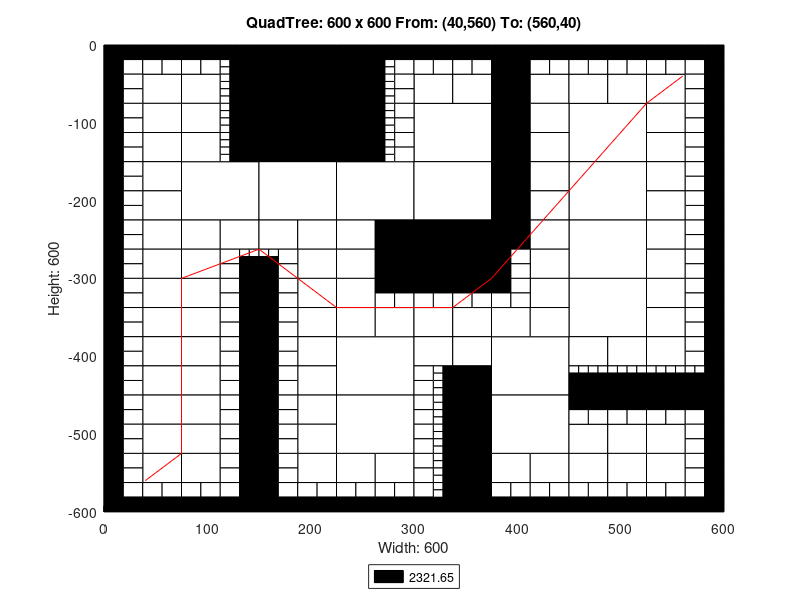

Source code (MATLAB):
axis([0 600 -600 0]);
title('QuadTree: 600 x 600 From: (40,560) To: (560,40)');
xlabel('Width: 600');
ylabel('Height: 600');
rectangle('Position',[150 -75 75 75], 'FaceColor',[0 0 0]);
rectangle('Position',[150 -150 75 75], 'FaceColor',[0 0 0]);
rectangle('Position',[75 -225 75 75], 'FaceColor',[1 1 1]);
rectangle('Position',[150 -225 75 75], 'FaceColor',[1 1 1]);
rectangle('Position',[225 -225 75 75], 'FaceColor',[1 1 1]);
rectangle('Position',[300 -150 75 75], 'FaceColor',[1 1 1]);
rectangle('Position',[450 -150 75 75], 'FaceColor',[1 1 1]);
rectangle('Position',[300 -225 75 75], 'FaceColor',[1 1 1]);
rectangle('Position',[300 -300 75 75], 'FaceColor',[0 0 0]);
rectangle('Position',[450 -225 75 75], 'FaceColor',[1 1 1]);
rectangle('Position',[450 -300 75 75], 'FaceColor',[1 1 1]);
rectangle('Position',[225 -450 75 75], 'FaceColor',[1 1 1]);
rectangle('Position',[225 -525 75 75], 'FaceColor',[1 1 1]);
rectangle('Position',[375 -450 75 75], 'FaceColor',[1 1 1]);
rectangle('Position',[450 -375 75 75], 'FaceColor',[1 1 1]);
rectangle('Position',[375 -525 75 75], 'FaceColor',[1 1 1]);
rectangle('Position',[37.5 -75 37.5 37.5], 'FaceColor',[1 1 1]);
rectangle('Position',[75 -75 37.5 37.5], 'FaceColor',[1 1 1]);
rectangle('Position',[37.5 -112.5 37.5 37.5], 'FaceColor',[1 1 1]);
rectangle('Position',[37.5 -150 37.5 37.5], 'FaceColor',[1 1 1]);
rectangle('Position',[75 -112.5 37.5 37.5], 'FaceColor',[1 1 1]);
rectangle('Position',[75 -150 37.5 37.5], 'FaceColor',[1 1 1]);
rectangle('Position',[225 -37.5 37.5 37.5], 'FaceColor',[0 0 0]);
rectangle('Position',[225 -75 37.5 37.5], 'FaceColor',[0 0 0]);
rectangle('Position',[225 -112.5 37.5 37.5], 'FaceColor',[0 0 0]);
rectangle('Position',[225 -150 37.5 37.5], 'FaceColor',[0 0 0]);
rectangle('Position',[37.5 -187.5 37.5 37.5], 'FaceColor',[1 1 1]);
rectangle('Position',[37.5 -225 37.5 37.5], 'FaceColor',[1 1 1]);
rectangle('Position',[37.5 -262.5 37.5 37.5], 'FaceColor',[1 1 1]);
rectangle('Position',[37.5 -300 37.5 37.5], 'FaceColor',[1 1 1]);
rectangle('Position',[75 -262.5 37.5 37.5], 'FaceColor',[1 1 1]);
rectangle('Position',[112.5 -262.5 37.5 37.5], 'FaceColor',[1 1 1]);
rectangle('Position',[75 -300 37.5 37.5], 'FaceColor',[1 1 1]);
rectangle('Position',[150 -262.5 37.5 37.5], 'FaceColor',[1 1 1]);
rectangle('Position',[187.5 -262.5 37.5 37.5], 'FaceColor',[1 1 1]);
rectangle('Position',[187.5 -300 37.5 37.5], 'FaceColor',[1 1 1]);
rectangle('Position',[225 -262.5 37.5 37.5], 'FaceColor',[1 1 1]);
rectangle('Position',[262.5 -262.5 37.5 37.5], 'FaceColor',[0 0 0]);
rectangle('Position',[225 -300 37.5 37.5], 'FaceColor',[1 1 1]);
rectangle('Position',[262.5 -300 37.5 37.5], 'FaceColor',[0 0 0]);
rectangle('Position',[300 -75 37.5 37.5], 'FaceColor',[1 1 1]);
rectangle('Position',[337.5 -75 37.5 37.5], 'FaceColor',[1 1 1]);
rectangle('Position',[375 -37.5 37.5 37.5], 'FaceColor',[0 0 0]);
rectangle('Position',[375 -75 37.5 37.5], 'FaceColor',[0 0 0]);
rectangle('Position',[412.5 -75 37.5 37.5], 'FaceColor',[1 1 1]);
rectangle('Position',[375 -112.5 37.5 37.5], 'FaceColor',[0 0 0]);
rectangle('Position',[412.5 -112.5 37.5 37.5], 'FaceColor',[1 1 1]);
rectangle('Position',[375 -150 37.5 37.5], 'FaceColor',[0 0 0]);
rectangle('Position',[412.5 -150 37.5 37.5], 'FaceColor',[1 1 1]);
rectangle('Position',[450 -75 37.5 37.5], 'FaceColor',[1 1 1]);
rectangle('Position',[487.5 -75 37.5 37.5], 'FaceColor',[1 1 1]);
rectangle('Position',[525 -75 37.5 37.5], 'FaceColor',[1 1 1]);
rectangle('Position',[525 -112.5 37.5 37.5], 'FaceColor',[1 1 1]);
rectangle('Position',[525 -150 37.5 37.5], 'FaceColor',[1 1 1]);
rectangle('Position',[375 -187.5 37.5 37.5], 'FaceColor',[0 0 0]);
rectangle('Position',[412.5 -187.5 37.5 37.5], 'FaceColor',[1 1 1]);
rectangle('Position',[375 -225 37.5 37.5], 'FaceColor',[0 0 0]);
rectangle('Position',[412.5 -225 37.5 37.5], 'FaceColor',[1 1 1]);
rectangle('Position',[375 -262.5 37.5 37.5], 'FaceColor',[0 0 0]);
rectangle('Position',[412.5 -262.5 37.5 37.5], 'FaceColor',[1 1 1]);
rectangle('Position',[412.5 -300 37.5 37.5], 'FaceColor',[1 1 1]);
rectangle('Position',[525 -187.5 37.5 37.5], 'FaceColor',[1 1 1]);
rectangle('Position',[525 -225 37.5 37.5], 'FaceColor',[1 1 1]);
rectangle('Position',[525 -262.5 37.5 37.5], 'FaceColor',[1 1 1]);
rectangle('Position',[525 -300 37.5 37.5], 'FaceColor',[1 1 1]);
rectangle('Position',[37.5 -337.5 37.5 37.5], 'FaceColor',[1 1 1]);
rectangle('Position',[37.5 -375 37.5 37.5], 'FaceColor',[1 1 1]);
rectangle('Position',[75 -337.5 37.5 37.5], 'FaceColor',[1 1 1]);
rectangle('Position',[75 -375 37.5 37.5], 'FaceColor',[1 1 1]);
rectangle('Position',[37.5 -412.5 37.5 37.5], 'FaceColor',[1 1 1]);
rectangle('Position',[37.5 -450 37.5 37.5], 'FaceColor',[1 1 1]);
rectangle('Position',[75 -412.5 37.5 37.5], 'FaceColor',[1 1 1]);
rectangle('Position',[75 -450 37.5 37.5], 'FaceColor',[1 1 1]);
rectangle('Position',[187.5 -337.5 37.5 37.5], 'FaceColor',[1 1 1]);
rectangle('Position',[187.5 -375 37.5 37.5], 'FaceColor',[1 1 1]);
rectangle('Position',[225 -337.5 37.5 37.5], 'FaceColor',[1 1 1]);
rectangle('Position',[225 -375 37.5 37.5], 'FaceColor',[1 1 1]);
rectangle('Position',[262.5 -375 37.5 37.5], 'FaceColor',[1 1 1]);
rectangle('Position',[187.5 -412.5 37.5 37.5], 'FaceColor',[1 1 1]);
rectangle('Position',[187.5 -450 37.5 37.5], 'FaceColor',[1 1 1]);
rectangle('Position',[37.5 -487.5 37.5 37.5], 'FaceColor',[1 1 1]);
rectangle('Position',[37.5 -525 37.5 37.5], 'FaceColor',[1 1 1]);
rectangle('Position',[75 -487.5 37.5 37.5], 'FaceColor',[1 1 1]);
rectangle('Position',[75 -525 37.5 37.5], 'FaceColor',[1 1 1]);
rectangle('Position',[37.5 -562.5 37.5 37.5], 'FaceColor',[1 1 1]);
rectangle('Position',[75 -562.5 37.5 37.5], 'FaceColor',[1 1 1]);
rectangle('Position',[187.5 -487.5 37.5 37.5], 'FaceColor',[1 1 1]);
rectangle('Position',[187.5 -525 37.5 37.5], 'FaceColor',[1 1 1]);
rectangle('Position',[187.5 -562.5 37.5 37.5], 'FaceColor',[1 1 1]);
rectangle('Position',[225 -562.5 37.5 37.5], 'FaceColor',[1 1 1]);
rectangle('Position',[262.5 -562.5 37.5 37.5], 'FaceColor',[1 1 1]);
rectangle('Position',[300 -375 37.5 37.5], 'FaceColor',[1 1 1]);
rectangle('Position',[337.5 -375 37.5 37.5], 'FaceColor',[1 1 1]);
rectangle('Position',[412.5 -337.5 37.5 37.5], 'FaceColor',[1 1 1]);
rectangle('Position',[375 -375 37.5 37.5], 'FaceColor',[1 1 1]);
rectangle('Position',[412.5 -375 37.5 37.5], 'FaceColor',[1 1 1]);
rectangle('Position',[300 -412.5 37.5 37.5], 'FaceColor',[1 1 1]);
rectangle('Position',[337.5 -412.5 37.5 37.5], 'FaceColor',[1 1 1]);
rectangle('Position',[337.5 -450 37.5 37.5], 'FaceColor',[0 0 0]);
rectangle('Position',[525 -337.5 37.5 37.5], 'FaceColor',[1 1 1]);
rectangle('Position',[525 -375 37.5 37.5], 'FaceColor',[1 1 1]);
rectangle('Position',[450 -412.5 37.5 37.5], 'FaceColor',[1 1 1]);
rectangle('Position',[487.5 -412.5 37.5 37.5], 'FaceColor',[1 1 1]);
rectangle('Position',[525 -412.5 37.5 37.5], 'FaceColor',[1 1 1]);
rectangle('Position',[337.5 -487.5 37.5 37.5], 'FaceColor',[0 0 0]);
rectangle('Position',[337.5 -525 37.5 37.5], 'FaceColor',[0 0 0]);
rectangle('Position',[337.5 -562.5 37.5 37.5], 'FaceColor',[0 0 0]);
rectangle('Position',[337.5 -600 37.5 37.5], 'FaceColor',[0 0 0]);
rectangle('Position',[375 -562.5 37.5 37.5], 'FaceColor',[1 1 1]);
rectangle('Position',[412.5 -562.5 37.5 37.5], 'FaceColor',[1 1 1]);
rectangle('Position',[450 -525 37.5 37.5], 'FaceColor',[1 1 1]);
rectangle('Position',[487.5 -525 37.5 37.5], 'FaceColor',[1 1 1]);
rectangle('Position',[525 -525 37.5 37.5], 'FaceColor',[1 1 1]);
rectangle('Position',[450 -562.5 37.5 37.5], 'FaceColor',[1 1 1]);
rectangle('Position',[487.5 -562.5 37.5 37.5], 'FaceColor',[1 1 1]);
rectangle('Position',[525 -562.5 37.5 37.5], 'FaceColor',[1 1 1]);
rectangle('Position',[0 -18.75 18.75 18.75], 'FaceColor',[0 0 0]);
rectangle('Position',[18.75 -18.75 18.75 18.75], 'FaceColor',[0 0 0]);
rectangle('Position',[0 -37.5 18.75 18.75], 'FaceColor',[0 0 0]);
rectangle('Position',[18.75 -37.5 18.75 18.75], 'FaceColor',[1 1 1]);
rectangle('Position',[37.5 -18.75 18.75 18.75], 'FaceColor',[0 0 0]);
rectangle('Position',[56.25 -18.75 18.75 18.75], 'FaceColor',[0 0 0]);
rectangle('Position',[37.5 -37.5 18.75 18.75], 'FaceColor',[1 1 1]);
rectangle('Position',[56.25 -37.5 18.75 18.75], 'FaceColor',[1 1 1]);
rectangle('Position',[0 -56.25 18.75 18.75], 'FaceColor',[0 0 0]);
rectangle('Position',[18.75 -56.25 18.75 18.75], 'FaceColor',[1 1 1]);
rectangle('Position',[0 -75 18.75 18.75], 'FaceColor',[0 0 0]);
rectangle('Position',[18.75 -75 18.75 18.75], 'FaceColor',[1 1 1]);
rectangle('Position',[75 -18.75 18.75 18.75], 'FaceColor',[0 0 0]);
rectangle('Position',[93.75 -18.75 18.75 18.75], 'FaceColor',[0 0 0]);
rectangle('Position',[75 -37.5 18.75 18.75], 'FaceColor',[1 1 1]);
rectangle('Position',[93.75 -37.5 18.75 18.75], 'FaceColor',[1 1 1]);
rectangle('Position',[112.5 -18.75 18.75 18.75], 'FaceColor',[0 0 0]);
rectangle('Position',[131.25 -18.75 18.75 18.75], 'FaceColor',[0 0 0]);
rectangle('Position',[131.25 -37.5 18.75 18.75], 'FaceColor',[0 0 0]);
rectangle('Position',[131.25 -56.25 18.75 18.75], 'FaceColor',[0 0 0]);
rectangle('Position',[131.25 -75 18.75 18.75], 'FaceColor',[0 0 0]);
rectangle('Position',[0 -93.75 18.75 18.75], 'FaceColor',[0 0 0]);
rectangle('Position',[18.75 -93.75 18.75 18.75], 'FaceColor',[1 1 1]);
rectangle('Position',[0 -112.5 18.75 18.75], 'FaceColor',[0 0 0]);
rectangle('Position',[18.75 -112.5 18.75 18.75], 'FaceColor',[1 1 1]);
rectangle('Position',[0 -131.25 18.75 18.75], 'FaceColor',[0 0 0]);
rectangle('Position',[18.75 -131.25 18.75 18.75], 'FaceColor',[1 1 1]);
rectangle('Position',[0 -150 18.75 18.75], 'FaceColor',[0 0 0]);
rectangle('Position',[18.75 -150 18.75 18.75], 'FaceColor',[1 1 1]);
rectangle('Position',[131.25 -93.75 18.75 18.75], 'FaceColor',[0 0 0]);
rectangle('Position',[131.25 -112.5 18.75 18.75], 'FaceColor',[0 0 0]);
rectangle('Position',[131.25 -131.25 18.75 18.75], 'FaceColor',[0 0 0]);
rectangle('Position',[131.25 -150 18.75 18.75], 'FaceColor',[0 0 0]);
rectangle('Position',[262.5 -18.75 18.75 18.75], 'FaceColor',[0 0 0]);
rectangle('Position',[281.25 -18.75 18.75 18.75], 'FaceColor',[0 0 0]);
rectangle('Position',[281.25 -37.5 18.75 18.75], 'FaceColor',[1 1 1]);
rectangle('Position',[281.25 -56.25 18.75 18.75], 'FaceColor',[1 1 1]);
rectangle('Position',[281.25 -75 18.75 18.75], 'FaceColor',[1 1 1]);
rectangle('Position',[281.25 -93.75 18.75 18.75], 'FaceColor',[1 1 1]);
rectangle('Position',[281.25 -112.5 18.75 18.75], 'FaceColor',[1 1 1]);
rectangle('Position',[281.25 -131.25 18.75 18.75], 'FaceColor',[1 1 1]);
rectangle('Position',[281.25 -150 18.75 18.75], 'FaceColor',[1 1 1]);
rectangle('Position',[0 -168.75 18.75 18.75], 'FaceColor',[0 0 0]);
rectangle('Position',[18.75 -168.75 18.75 18.75], 'FaceColor',[1 1 1]);
rectangle('Position',[0 -187.5 18.75 18.75], 'FaceColor',[0 0 0]);
rectangle('Position',[18.75 -187.5 18.75 18.75], 'FaceColor',[1 1 1]);
rectangle('Position',[0 -206.25 18.75 18.75], 'FaceColor',[0 0 0]);
rectangle('Position',[18.75 -206.25 18.75 18.75], 'FaceColor',[1 1 1]);
rectangle('Position',[0 -225 18.75 18.75], 'FaceColor',[0 0 0]);
rectangle('Position',[18.75 -225 18.75 18.75], 'FaceColor',[1 1 1]);
rectangle('Position',[0 -243.75 18.75 18.75], 'FaceColor',[0 0 0]);
rectangle('Position',[18.75 -243.75 18.75 18.75], 'FaceColor',[1 1 1]);
rectangle('Position',[0 -262.5 18.75 18.75], 'FaceColor',[0 0 0]);
rectangle('Position',[18.75 -262.5 18.75 18.75], 'FaceColor',[1 1 1]);
rectangle('Position',[0 -281.25 18.75 18.75], 'FaceColor',[0 0 0]);
rectangle('Position',[18.75 -281.25 18.75 18.75], 'FaceColor',[1 1 1]);
rectangle('Position',[0 -300 18.75 18.75], 'FaceColor',[0 0 0]);
rectangle('Position',[18.75 -300 18.75 18.75], 'FaceColor',[1 1 1]);
rectangle('Position',[112.5 -281.25 18.75 18.75], 'FaceColor',[1 1 1]);
rectangle('Position',[112.5 -300 18.75 18.75], 'FaceColor',[1 1 1]);
rectangle('Position',[131.25 -300 18.75 18.75], 'FaceColor',[0 0 0]);
rectangle('Position',[168.75 -281.25 18.75 18.75], 'FaceColor',[1 1 1]);
rectangle('Position',[150 -300 18.75 18.75], 'FaceColor',[0 0 0]);
rectangle('Position',[168.75 -300 18.75 18.75], 'FaceColor',[1 1 1]);
rectangle('Position',[300 -18.75 18.75 18.75], 'FaceColor',[0 0 0]);
rectangle('Position',[318.75 -18.75 18.75 18.75], 'FaceColor',[0 0 0]);
rectangle('Position',[300 -37.5 18.75 18.75], 'FaceColor',[1 1 1]);
rectangle('Position',[318.75 -37.5 18.75 18.75], 'FaceColor',[1 1 1]);
rectangle('Position',[337.5 -18.75 18.75 18.75], 'FaceColor',[0 0 0]);
rectangle('Position',[356.25 -18.75 18.75 18.75], 'FaceColor',[0 0 0]);
rectangle('Position',[337.5 -37.5 18.75 18.75], 'FaceColor',[1 1 1]);
rectangle('Position',[356.25 -37.5 18.75 18.75], 'FaceColor',[1 1 1]);
rectangle('Position',[412.5 -18.75 18.75 18.75], 'FaceColor',[0 0 0]);
rectangle('Position',[431.25 -18.75 18.75 18.75], 'FaceColor',[0 0 0]);
rectangle('Position',[412.5 -37.5 18.75 18.75], 'FaceColor',[1 1 1]);
rectangle('Position',[431.25 -37.5 18.75 18.75], 'FaceColor',[1 1 1]);
rectangle('Position',[450 -18.75 18.75 18.75], 'FaceColor',[0 0 0]);
rectangle('Position',[468.75 -18.75 18.75 18.75], 'FaceColor',[0 0 0]);
rectangle('Position',[450 -37.5 18.75 18.75], 'FaceColor',[1 1 1]);
rectangle('Position',[468.75 -37.5 18.75 18.75], 'FaceColor',[1 1 1]);
rectangle('Position',[487.5 -18.75 18.75 18.75], 'FaceColor',[0 0 0]);
rectangle('Position',[506.25 -18.75 18.75 18.75], 'FaceColor',[0 0 0]);
rectangle('Position',[487.5 -37.5 18.75 18.75], 'FaceColor',[1 1 1]);
rectangle('Position',[506.25 -37.5 18.75 18.75], 'FaceColor',[1 1 1]);
rectangle('Position',[525 -18.75 18.75 18.75], 'FaceColor',[0 0 0]);
rectangle('Position',[543.75 -18.75 18.75 18.75], 'FaceColor',[0 0 0]);
rectangle('Position',[525 -37.5 18.75 18.75], 'FaceColor',[1 1 1]);
rectangle('Position',[543.75 -37.5 18.75 18.75], 'FaceColor',[1 1 1]);
rectangle('Position',[562.5 -18.75 18.75 18.75], 'FaceColor',[0 0 0]);
rectangle('Position',[581.25 -18.75 18.75 18.75], 'FaceColor',[0 0 0]);
rectangle('Position',[562.5 -37.5 18.75 18.75], 'FaceColor',[1 1 1]);
rectangle('Position',[581.25 -37.5 18.75 18.75], 'FaceColor',[0 0 0]);
rectangle('Position',[562.5 -56.25 18.75 18.75], 'FaceColor',[1 1 1]);
rectangle('Position',[581.25 -56.25 18.75 18.75], 'FaceColor',[0 0 0]);
rectangle('Position',[562.5 -75 18.75 18.75], 'FaceColor',[1 1 1]);
rectangle('Position',[581.25 -75 18.75 18.75], 'FaceColor',[0 0 0]);
rectangle('Position',[562.5 -93.75 18.75 18.75], 'FaceColor',[1 1 1]);
rectangle('Position',[581.25 -93.75 18.75 18.75], 'FaceColor',[0 0 0]);
rectangle('Position',[562.5 -112.5 18.75 18.75], 'FaceColor',[1 1 1]);
rectangle('Position',[581.25 -112.5 18.75 18.75], 'FaceColor',[0 0 0]);
rectangle('Position',[562.5 -131.25 18.75 18.75], 'FaceColor',[1 1 1]);
rectangle('Position',[581.25 -131.25 18.75 18.75], 'FaceColor',[0 0 0]);
rectangle('Position',[562.5 -150 18.75 18.75], 'FaceColor',[1 1 1]);
rectangle('Position',[581.25 -150 18.75 18.75], 'FaceColor',[0 0 0]);
rectangle('Position',[375 -281.25 18.75 18.75], 'FaceColor',[0 0 0]);
rectangle('Position',[393.75 -281.25 18.75 18.75], 'FaceColor',[1 1 1]);
rectangle('Position',[375 -300 18.75 18.75], 'FaceColor',[0 0 0]);
rectangle('Position',[393.75 -300 18.75 18.75], 'FaceColor',[1 1 1]);
rectangle('Position',[562.5 -168.75 18.75 18.75], 'FaceColor',[1 1 1]);
rectangle('Position',[581.25 -168.75 18.75 18.75], 'FaceColor',[0 0 0]);
rectangle('Position',[562.5 -187.5 18.75 18.75], 'FaceColor',[1 1 1]);
rectangle('Position',[581.25 -187.5 18.75 18.75], 'FaceColor',[0 0 0]);
rectangle('Position',[562.5 -206.25 18.75 18.75], 'FaceColor',[1 1 1]);
rectangle('Position',[581.25 -206.25 18.75 18.75], 'FaceColor',[0 0 0]);
rectangle('Position',[562.5 -225 18.75 18.75], 'FaceColor',[1 1 1]);
rectangle('Position',[581.25 -225 18.75 18.75], 'FaceColor',[0 0 0]);
rectangle('Position',[562.5 -243.75 18.75 18.75], 'FaceColor',[1 1 1]);
rectangle('Position',[581.25 -243.75 18.75 18.75], 'FaceColor',[0 0 0]);
rectangle('Position',[562.5 -262.5 18.75 18.75], 'FaceColor',[1 1 1]);
rectangle('Position',[581.25 -262.5 18.75 18.75], 'FaceColor',[0 0 0]);
rectangle('Position',[562.5 -281.25 18.75 18.75], 'FaceColor',[1 1 1]);
rectangle('Position',[581.25 -281.25 18.75 18.75], 'FaceColor',[0 0 0]);
rectangle('Position',[562.5 -300 18.75 18.75], 'FaceColor',[1 1 1]);
rectangle('Position',[581.25 -300 18.75 18.75], 'FaceColor',[0 0 0]);
rectangle('Position',[0 -318.75 18.75 18.75], 'FaceColor',[0 0 0]);
rectangle('Position',[18.75 -318.75 18.75 18.75], 'FaceColor',[1 1 1]);
rectangle('Position',[0 -337.5 18.75 18.75], 'FaceColor',[0 0 0]);
rectangle('Position',[18.75 -337.5 18.75 18.75], 'FaceColor',[1 1 1]);
rectangle('Position',[0 -356.25 18.75 18.75], 'FaceColor',[0 0 0]);
rectangle('Position',[18.75 -356.25 18.75 18.75], 'FaceColor',[1 1 1]);
rectangle('Position',[0 -375 18.75 18.75], 'FaceColor',[0 0 0]);
rectangle('Position',[18.75 -375 18.75 18.75], 'FaceColor',[1 1 1]);
rectangle('Position',[112.5 -318.75 18.75 18.75], 'FaceColor',[1 1 1]);
rectangle('Position',[131.25 -318.75 18.75 18.75], 'FaceColor',[0 0 0]);
rectangle('Position',[112.5 -337.5 18.75 18.75], 'FaceColor',[1 1 1]);
rectangle('Position',[131.25 -337.5 18.75 18.75], 'FaceColor',[0 0 0]);
rectangle('Position',[112.5 -356.25 18.75 18.75], 'FaceColor',[1 1 1]);
rectangle('Position',[131.25 -356.25 18.75 18.75], 'FaceColor',[0 0 0]);
rectangle('Position',[112.5 -375 18.75 18.75], 'FaceColor',[1 1 1]);
rectangle('Position',[131.25 -375 18.75 18.75], 'FaceColor',[0 0 0]);
rectangle('Position',[0 -393.75 18.75 18.75], 'FaceColor',[0 0 0]);
rectangle('Position',[18.75 -393.75 18.75 18.75], 'FaceColor',[1 1 1]);
rectangle('Position',[0 -412.5 18.75 18.75], 'FaceColor',[0 0 0]);
rectangle('Position',[18.75 -412.5 18.75 18.75], 'FaceColor',[1 1 1]);
rectangle('Position',[0 -431.25 18.75 18.75], 'FaceColor',[0 0 0]);
rectangle('Position',[18.75 -431.25 18.75 18.75], 'FaceColor',[1 1 1]);
rectangle('Position',[0 -450 18.75 18.75], 'FaceColor',[0 0 0]);
rectangle('Position',[18.75 -450 18.75 18.75], 'FaceColor',[1 1 1]);
rectangle('Position',[112.5 -393.75 18.75 18.75], 'FaceColor',[1 1 1]);
rectangle('Position',[131.25 -393.75 18.75 18.75], 'FaceColor',[0 0 0]);
rectangle('Position',[112.5 -412.5 18.75 18.75], 'FaceColor',[1 1 1]);
rectangle('Position',[131.25 -412.5 18.75 18.75], 'FaceColor',[0 0 0]);
rectangle('Position',[112.5 -431.25 18.75 18.75], 'FaceColor',[1 1 1]);
rectangle('Position',[131.25 -431.25 18.75 18.75], 'FaceColor',[0 0 0]);
rectangle('Position',[112.5 -450 18.75 18.75], 'FaceColor',[1 1 1]);
rectangle('Position',[131.25 -450 18.75 18.75], 'FaceColor',[0 0 0]);
rectangle('Position',[150 -318.75 18.75 18.75], 'FaceColor',[0 0 0]);
rectangle('Position',[168.75 -318.75 18.75 18.75], 'FaceColor',[1 1 1]);
rectangle('Position',[150 -337.5 18.75 18.75], 'FaceColor',[0 0 0]);
rectangle('Position',[168.75 -337.5 18.75 18.75], 'FaceColor',[1 1 1]);
rectangle('Position',[150 -356.25 18.75 18.75], 'FaceColor',[0 0 0]);
rectangle('Position',[168.75 -356.25 18.75 18.75], 'FaceColor',[1 1 1]);
rectangle('Position',[150 -375 18.75 18.75], 'FaceColor',[0 0 0]);
rectangle('Position',[168.75 -375 18.75 18.75], 'FaceColor',[1 1 1]);
rectangle('Position',[262.5 -318.75 18.75 18.75], 'FaceColor',[0 0 0]);
rectangle('Position',[281.25 -318.75 18.75 18.75], 'FaceColor',[0 0 0]);
rectangle('Position',[262.5 -337.5 18.75 18.75], 'FaceColor',[1 1 1]);
rectangle('Position',[281.25 -337.5 18.75 18.75], 'FaceColor',[1 1 1]);
rectangle('Position',[150 -393.75 18.75 18.75], 'FaceColor',[0 0 0]);
rectangle('Position',[168.75 -393.75 18.75 18.75], 'FaceColor',[1 1 1]);
rectangle('Position',[150 -412.5 18.75 18.75], 'FaceColor',[0 0 0]);
rectangle('Position',[168.75 -412.5 18.75 18.75], 'FaceColor',[1 1 1]);
rectangle('Position',[150 -431.25 18.75 18.75], 'FaceColor',[0 0 0]);
rectangle('Position',[168.75 -431.25 18.75 18.75], 'FaceColor',[1 1 1]);
rectangle('Position',[150 -450 18.75 18.75], 'FaceColor',[0 0 0]);
rectangle('Position',[168.75 -450 18.75 18.75], 'FaceColor',[1 1 1]);
rectangle('Position',[0 -468.75 18.75 18.75], 'FaceColor',[0 0 0]);
rectangle('Position',[18.75 -468.75 18.75 18.75], 'FaceColor',[1 1 1]);
rectangle('Position',[0 -487.5 18.75 18.75], 'FaceColor',[0 0 0]);
rectangle('Position',[18.75 -487.5 18.75 18.75], 'FaceColor',[1 1 1]);
rectangle('Position',[0 -506.25 18.75 18.75], 'FaceColor',[0 0 0]);
rectangle('Position',[18.75 -506.25 18.75 18.75], 'FaceColor',[1 1 1]);
rectangle('Position',[0 -525 18.75 18.75], 'FaceColor',[0 0 0]);
rectangle('Position',[18.75 -525 18.75 18.75], 'FaceColor',[1 1 1]);
rectangle('Position',[112.5 -468.75 18.75 18.75], 'FaceColor',[1 1 1]);
rectangle('Position',[131.25 -468.75 18.75 18.75], 'FaceColor',[0 0 0]);
rectangle('Position',[112.5 -487.5 18.75 18.75], 'FaceColor',[1 1 1]);
rectangle('Position',[131.25 -487.5 18.75 18.75], 'FaceColor',[0 0 0]);
rectangle('Position',[112.5 -506.25 18.75 18.75], 'FaceColor',[1 1 1]);
rectangle('Position',[131.25 -506.25 18.75 18.75], 'FaceColor',[0 0 0]);
rectangle('Position',[112.5 -525 18.75 18.75], 'FaceColor',[1 1 1]);
rectangle('Position',[131.25 -525 18.75 18.75], 'FaceColor',[0 0 0]);
rectangle('Position',[0 -543.75 18.75 18.75], 'FaceColor',[0 0 0]);
rectangle('Position',[18.75 -543.75 18.75 18.75], 'FaceColor',[1 1 1]);
rectangle('Position',[0 -562.5 18.75 18.75], 'FaceColor',[0 0 0]);
rectangle('Position',[18.75 -562.5 18.75 18.75], 'FaceColor',[1 1 1]);
rectangle('Position',[0 -581.25 18.75 18.75], 'FaceColor',[0 0 0]);
rectangle('Position',[18.75 -581.25 18.75 18.75], 'FaceColor',[1 1 1]);
rectangle('Position',[0 -600 18.75 18.75], 'FaceColor',[0 0 0]);
rectangle('Position',[18.75 -600 18.75 18.75], 'FaceColor',[0 0 0]);
rectangle('Position',[37.5 -581.25 18.75 18.75], 'FaceColor',[1 1 1]);
rectangle('Position',[56.25 -581.25 18.75 18.75], 'FaceColor',[1 1 1]);
rectangle('Position',[37.5 -600 18.75 18.75], 'FaceColor',[0 0 0]);
rectangle('Position',[56.25 -600 18.75 18.75], 'FaceColor',[0 0 0]);
rectangle('Position',[112.5 -543.75 18.75 18.75], 'FaceColor',[1 1 1]);
rectangle('Position',[131.25 -543.75 18.75 18.75], 'FaceColor',[0 0 0]);
rectangle('Position',[112.5 -562.5 18.75 18.75], 'FaceColor',[1 1 1]);
rectangle('Position',[131.25 -562.5 18.75 18.75], 'FaceColor',[0 0 0]);
rectangle('Position',[75 -581.25 18.75 18.75], 'FaceColor',[1 1 1]);
rectangle('Position',[93.75 -581.25 18.75 18.75], 'FaceColor',[1 1 1]);
rectangle('Position',[75 -600 18.75 18.75], 'FaceColor',[0 0 0]);
rectangle('Position',[93.75 -600 18.75 18.75], 'FaceColor',[0 0 0]);
rectangle('Position',[112.5 -581.25 18.75 18.75], 'FaceColor',[1 1 1]);
rectangle('Position',[131.25 -581.25 18.75 18.75], 'FaceColor',[0 0 0]);
rectangle('Position',[112.5 -600 18.75 18.75], 'FaceColor',[0 0 0]);
rectangle('Position',[131.25 -600 18.75 18.75], 'FaceColor',[0 0 0]);
rectangle('Position',[150 -468.75 18.75 18.75], 'FaceColor',[0 0 0]);
rectangle('Position',[168.75 -468.75 18.75 18.75], 'FaceColor',[1 1 1]);
rectangle('Position',[150 -487.5 18.75 18.75], 'FaceColor',[0 0 0]);
rectangle('Position',[168.75 -487.5 18.75 18.75], 'FaceColor',[1 1 1]);
rectangle('Position',[150 -506.25 18.75 18.75], 'FaceColor',[0 0 0]);
rectangle('Position',[168.75 -506.25 18.75 18.75], 'FaceColor',[1 1 1]);
rectangle('Position',[150 -525 18.75 18.75], 'FaceColor',[0 0 0]);
rectangle('Position',[168.75 -525 18.75 18.75], 'FaceColor',[1 1 1]);
rectangle('Position',[150 -543.75 18.75 18.75], 'FaceColor',[0 0 0]);
rectangle('Position',[168.75 -543.75 18.75 18.75], 'FaceColor',[1 1 1]);
rectangle('Position',[150 -562.5 18.75 18.75], 'FaceColor',[0 0 0]);
rectangle('Position',[168.75 -562.5 18.75 18.75], 'FaceColor',[1 1 1]);
rectangle('Position',[150 -581.25 18.75 18.75], 'FaceColor',[0 0 0]);
rectangle('Position',[168.75 -581.25 18.75 18.75], 'FaceColor',[1 1 1]);
rectangle('Position',[150 -600 18.75 18.75], 'FaceColor',[0 0 0]);
rectangle('Position',[168.75 -600 18.75 18.75], 'FaceColor',[0 0 0]);
rectangle('Position',[187.5 -581.25 18.75 18.75], 'FaceColor',[1 1 1]);
rectangle('Position',[206.25 -581.25 18.75 18.75], 'FaceColor',[1 1 1]);
rectangle('Position',[187.5 -600 18.75 18.75], 'FaceColor',[0 0 0]);
rectangle('Position',[206.25 -600 18.75 18.75], 'FaceColor',[0 0 0]);
rectangle('Position',[225 -581.25 18.75 18.75], 'FaceColor',[1 1 1]);
rectangle('Position',[243.75 -581.25 18.75 18.75], 'FaceColor',[1 1 1]);
rectangle('Position',[225 -600 18.75 18.75], 'FaceColor',[0 0 0]);
rectangle('Position',[243.75 -600 18.75 18.75], 'FaceColor',[0 0 0]);
rectangle('Position',[262.5 -581.25 18.75 18.75], 'FaceColor',[1 1 1]);
rectangle('Position',[281.25 -581.25 18.75 18.75], 'FaceColor',[1 1 1]);
rectangle('Position',[262.5 -600 18.75 18.75], 'FaceColor',[0 0 0]);
rectangle('Position',[281.25 -600 18.75 18.75], 'FaceColor',[0 0 0]);
rectangle('Position',[300 -318.75 18.75 18.75], 'FaceColor',[0 0 0]);
rectangle('Position',[318.75 -318.75 18.75 18.75], 'FaceColor',[0 0 0]);
rectangle('Position',[300 -337.5 18.75 18.75], 'FaceColor',[1 1 1]);
rectangle('Position',[318.75 -337.5 18.75 18.75], 'FaceColor',[1 1 1]);
rectangle('Position',[337.5 -318.75 18.75 18.75], 'FaceColor',[0 0 0]);
rectangle('Position',[356.25 -318.75 18.75 18.75], 'FaceColor',[0 0 0]);
rectangle('Position',[337.5 -337.5 18.75 18.75], 'FaceColor',[1 1 1]);
rectangle('Position',[356.25 -337.5 18.75 18.75], 'FaceColor',[1 1 1]);
rectangle('Position',[375 -318.75 18.75 18.75], 'FaceColor',[0 0 0]);
rectangle('Position',[393.75 -318.75 18.75 18.75], 'FaceColor',[1 1 1]);
rectangle('Position',[375 -337.5 18.75 18.75], 'FaceColor',[1 1 1]);
rectangle('Position',[393.75 -337.5 18.75 18.75], 'FaceColor',[1 1 1]);
rectangle('Position',[300 -431.25 18.75 18.75], 'FaceColor',[1 1 1]);
rectangle('Position',[300 -450 18.75 18.75], 'FaceColor',[1 1 1]);
rectangle('Position',[562.5 -318.75 18.75 18.75], 'FaceColor',[1 1 1]);
rectangle('Position',[581.25 -318.75 18.75 18.75], 'FaceColor',[0 0 0]);
rectangle('Position',[562.5 -337.5 18.75 18.75], 'FaceColor',[1 1 1]);
rectangle('Position',[581.25 -337.5 18.75 18.75], 'FaceColor',[0 0 0]);
rectangle('Position',[562.5 -356.25 18.75 18.75], 'FaceColor',[1 1 1]);
rectangle('Position',[581.25 -356.25 18.75 18.75], 'FaceColor',[0 0 0]);
rectangle('Position',[562.5 -375 18.75 18.75], 'FaceColor',[1 1 1]);
rectangle('Position',[581.25 -375 18.75 18.75], 'FaceColor',[0 0 0]);
rectangle('Position',[450 -450 18.75 18.75], 'FaceColor',[0 0 0]);
rectangle('Position',[468.75 -450 18.75 18.75], 'FaceColor',[0 0 0]);
rectangle('Position',[487.5 -450 18.75 18.75], 'FaceColor',[0 0 0]);
rectangle('Position',[506.25 -450 18.75 18.75], 'FaceColor',[0 0 0]);
rectangle('Position',[562.5 -393.75 18.75 18.75], 'FaceColor',[1 1 1]);
rectangle('Position',[581.25 -393.75 18.75 18.75], 'FaceColor',[0 0 0]);
rectangle('Position',[562.5 -412.5 18.75 18.75], 'FaceColor',[1 1 1]);
rectangle('Position',[581.25 -412.5 18.75 18.75], 'FaceColor',[0 0 0]);
rectangle('Position',[525 -450 18.75 18.75], 'FaceColor',[0 0 0]);
rectangle('Position',[543.75 -450 18.75 18.75], 'FaceColor',[0 0 0]);
rectangle('Position',[581.25 -431.25 18.75 18.75], 'FaceColor',[0 0 0]);
rectangle('Position',[562.5 -450 18.75 18.75], 'FaceColor',[0 0 0]);
rectangle('Position',[581.25 -450 18.75 18.75], 'FaceColor',[0 0 0]);
rectangle('Position',[300 -468.75 18.75 18.75], 'FaceColor',[1 1 1]);
rectangle('Position',[300 -487.5 18.75 18.75], 'FaceColor',[1 1 1]);
rectangle('Position',[300 -506.25 18.75 18.75], 'FaceColor',[1 1 1]);
rectangle('Position',[300 -525 18.75 18.75], 'FaceColor',[1 1 1]);
rectangle('Position',[300 -543.75 18.75 18.75], 'FaceColor',[1 1 1]);
rectangle('Position',[300 -562.5 18.75 18.75], 'FaceColor',[1 1 1]);
rectangle('Position',[300 -581.25 18.75 18.75], 'FaceColor',[1 1 1]);
rectangle('Position',[300 -600 18.75 18.75], 'FaceColor',[0 0 0]);
rectangle('Position',[318.75 -600 18.75 18.75], 'FaceColor',[0 0 0]);
rectangle('Position',[375 -581.25 18.75 18.75], 'FaceColor',[1 1 1]);
rectangle('Position',[393.75 -581.25 18.75 18.75], 'FaceColor',[1 1 1]);
rectangle('Position',[375 -600 18.75 18.75], 'FaceColor',[0 0 0]);
rectangle('Position',[393.75 -600 18.75 18.75], 'FaceColor',[0 0 0]);
rectangle('Position',[412.5 -581.25 18.75 18.75], 'FaceColor',[1 1 1]);
rectangle('Position',[431.25 -581.25 18.75 18.75], 'FaceColor',[1 1 1]);
rectangle('Position',[412.5 -600 18.75 18.75], 'FaceColor',[0 0 0]);
rectangle('Position',[431.25 -600 18.75 18.75], 'FaceColor',[0 0 0]);
rectangle('Position',[450 -468.75 18.75 18.75], 'FaceColor',[0 0 0]);
rectangle('Position',[468.75 -468.75 18.75 18.75], 'FaceColor',[0 0 0]);
rectangle('Position',[450 -487.5 18.75 18.75], 'FaceColor',[1 1 1]);
rectangle('Position',[468.75 -487.5 18.75 18.75], 'FaceColor',[1 1 1]);
rectangle('Position',[487.5 -468.75 18.75 18.75], 'FaceColor',[0 0 0]);
rectangle('Position',[506.25 -468.75 18.75 18.75], 'FaceColor',[0 0 0]);
rectangle('Position',[487.5 -487.5 18.75 18.75], 'FaceColor',[1 1 1]);
rectangle('Position',[506.25 -487.5 18.75 18.75], 'FaceColor',[1 1 1]);
rectangle('Position',[525 -468.75 18.75 18.75], 'FaceColor',[0 0 0]);
rectangle('Position',[543.75 -468.75 18.75 18.75], 'FaceColor',[0 0 0]);
rectangle('Position',[525 -487.5 18.75 18.75], 'FaceColor',[1 1 1]);
rectangle('Position',[543.75 -487.5 18.75 18.75], 'FaceColor',[1 1 1]);
rectangle('Position',[562.5 -468.75 18.75 18.75], 'FaceColor',[0 0 0]);
rectangle('Position',[581.25 -468.75 18.75 18.75], 'FaceColor',[0 0 0]);
rectangle('Position',[562.5 -487.5 18.75 18.75], 'FaceColor',[1 1 1]);
rectangle('Position',[581.25 -487.5 18.75 18.75], 'FaceColor',[0 0 0]);
rectangle('Position',[562.5 -506.25 18.75 18.75], 'FaceColor',[1 1 1]);
rectangle('Position',[581.25 -506.25 18.75 18.75], 'FaceColor',[0 0 0]);
rectangle('Position',[562.5 -525 18.75 18.75], 'FaceColor',[1 1 1]);
rectangle('Position',[581.25 -525 18.75 18.75], 'FaceColor',[0 0 0]);
rectangle('Position',[450 -581.25 18.75 18.75], 'FaceColor',[1 1 1]);
rectangle('Position',[468.75 -581.25 18.75 18.75], 'FaceColor',[1 1 1]);
rectangle('Position',[450 -600 18.75 18.75], 'FaceColor',[0 0 0]);
rectangle('Position',[468.75 -600 18.75 18.75], 'FaceColor',[0 0 0]);
rectangle('Position',[487.5 -581.25 18.75 18.75], 'FaceColor',[1 1 1]);
rectangle('Position',[506.25 -581.25 18.75 18.75], 'FaceColor',[1 1 1]);
rectangle('Position',[487.5 -600 18.75 18.75], 'FaceColor',[0 0 0]);
rectangle('Position',[506.25 -600 18.75 18.75], 'FaceColor',[0 0 0]);
rectangle('Position',[562.5 -543.75 18.75 18.75], 'FaceColor',[1 1 1]);
rectangle('Position',[581.25 -543.75 18.75 18.75], 'FaceColor',[0 0 0]);
rectangle('Position',[562.5 -562.5 18.75 18.75], 'FaceColor',[1 1 1]);
rectangle('Position',[581.25 -562.5 18.75 18.75], 'FaceColor',[0 0 0]);
rectangle('Position',[525 -581.25 18.75 18.75], 'FaceColor',[1 1 1]);
rectangle('Position',[543.75 -581.25 18.75 18.75], 'FaceColor',[1 1 1]);
rectangle('Position',[525 -600 18.75 18.75], 'FaceColor',[0 0 0]);
rectangle('Position',[543.75 -600 18.75 18.75], 'FaceColor',[0 0 0]);
rectangle('Position',[562.5 -581.25 18.75 18.75], 'FaceColor',[1 1 1]);
rectangle('Position',[581.25 -581.25 18.75 18.75], 'FaceColor',[0 0 0]);
rectangle('Position',[562.5 -600 18.75 18.75], 'FaceColor',[0 0 0]);
rectangle('Position',[581.25 -600 18.75 18.75], 'FaceColor',[0 0 0]);
rectangle('Position',[112.5 -28.125 9.375 9.375], 'FaceColor',[1 1 1]);
rectangle('Position',[121.875 -28.125 9.375 9.375], 'FaceColor',[0 0 0]);
rectangle('Position',[112.5 -37.5 9.375 9.375], 'FaceColor',[1 1 1]);
rectangle('Position',[121.875 -37.5 9.375 9.375], 'FaceColor',[0 0 0]);
rectangle('Position',[112.5 -46.875 9.375 9.375], 'FaceColor',[1 1 1]);
rectangle('Position',[121.875 -46.875 9.375 9.375], 'FaceColor',[0 0 0]);
rectangle('Position',[112.5 -56.25 9.375 9.375], 'FaceColor',[1 1 1]);
rectangle('Position',[121.875 -56.25 9.375 9.375], 'FaceColor',[0 0 0]);
rectangle('Position',[112.5 -65.625 9.375 9.375], 'FaceColor',[1 1 1]);
rectangle('Position',[121.875 -65.625 9.375 9.375], 'FaceColor',[0 0 0]);
rectangle('Position',[112.5 -75 9.375 9.375], 'FaceColor',[1 1 1]);
rectangle('Position',[121.875 -75 9.375 9.375], 'FaceColor',[0 0 0]);
rectangle('Position',[112.5 -84.375 9.375 9.375], 'FaceColor',[1 1 1]);
rectangle('Position',[121.875 -84.375 9.375 9.375], 'FaceColor',[0 0 0]);
rectangle('Position',[112.5 -93.75 9.375 9.375], 'FaceColor',[1 1 1]);
rectangle('Position',[121.875 -93.75 9.375 9.375], 'FaceColor',[0 0 0]);
rectangle('Position',[112.5 -103.125 9.375 9.375], 'FaceColor',[1 1 1]);
rectangle('Position',[121.875 -103.125 9.375 9.375], 'FaceColor',[0 0 0]);
rectangle('Position',[112.5 -112.5 9.375 9.375], 'FaceColor',[1 1 1]);
rectangle('Position',[121.875 -112.5 9.375 9.375], 'FaceColor',[0 0 0]);
rectangle('Position',[112.5 -121.875 9.375 9.375], 'FaceColor',[1 1 1]);
rectangle('Position',[121.875 -121.875 9.375 9.375], 'FaceColor',[0 0 0]);
rectangle('Position',[112.5 -131.25 9.375 9.375], 'FaceColor',[1 1 1]);
rectangle('Position',[121.875 -131.25 9.375 9.375], 'FaceColor',[0 0 0]);
rectangle('Position',[112.5 -140.625 9.375 9.375], 'FaceColor',[1 1 1]);
rectangle('Position',[121.875 -140.625 9.375 9.375], 'FaceColor',[0 0 0]);
rectangle('Position',[112.5 -150 9.375 9.375], 'FaceColor',[1 1 1]);
rectangle('Position',[121.875 -150 9.375 9.375], 'FaceColor',[0 0 0]);
rectangle('Position',[262.5 -28.125 9.375 9.375], 'FaceColor',[0 0 0]);
rectangle('Position',[271.875 -28.125 9.375 9.375], 'FaceColor',[1 1 1]);
rectangle('Position',[262.5 -37.5 9.375 9.375], 'FaceColor',[0 0 0]);
rectangle('Position',[271.875 -37.5 9.375 9.375], 'FaceColor',[1 1 1]);
rectangle('Position',[262.5 -46.875 9.375 9.375], 'FaceColor',[0 0 0]);
rectangle('Position',[271.875 -46.875 9.375 9.375], 'FaceColor',[1 1 1]);
rectangle('Position',[262.5 -56.25 9.375 9.375], 'FaceColor',[0 0 0]);
rectangle('Position',[271.875 -56.25 9.375 9.375], 'FaceColor',[1 1 1]);
rectangle('Position',[262.5 -65.625 9.375 9.375], 'FaceColor',[0 0 0]);
rectangle('Position',[271.875 -65.625 9.375 9.375], 'FaceColor',[1 1 1]);
rectangle('Position',[262.5 -75 9.375 9.375], 'FaceColor',[0 0 0]);
rectangle('Position',[271.875 -75 9.375 9.375], 'FaceColor',[1 1 1]);
rectangle('Position',[262.5 -84.375 9.375 9.375], 'FaceColor',[0 0 0]);
rectangle('Position',[271.875 -84.375 9.375 9.375], 'FaceColor',[1 1 1]);
rectangle('Position',[262.5 -93.75 9.375 9.375], 'FaceColor',[0 0 0]);
rectangle('Position',[271.875 -93.75 9.375 9.375], 'FaceColor',[1 1 1]);
rectangle('Position',[262.5 -103.125 9.375 9.375], 'FaceColor',[0 0 0]);
rectangle('Position',[271.875 -103.125 9.375 9.375], 'FaceColor',[1 1 1]);
rectangle('Position',[262.5 -112.5 9.375 9.375], 'FaceColor',[0 0 0]);
rectangle('Position',[271.875 -112.5 9.375 9.375], 'FaceColor',[1 1 1]);
rectangle('Position',[262.5 -121.875 9.375 9.375], 'FaceColor',[0 0 0]);
rectangle('Position',[271.875 -121.875 9.375 9.375], 'FaceColor',[1 1 1]);
rectangle('Position',[262.5 -131.25 9.375 9.375], 'FaceColor',[0 0 0]);
rectangle('Position',[271.875 -131.25 9.375 9.375], 'FaceColor',[1 1 1]);
rectangle('Position',[262.5 -140.625 9.375 9.375], 'FaceColor',[0 0 0]);
rectangle('Position',[271.875 -140.625 9.375 9.375], 'FaceColor',[1 1 1]);
rectangle('Position',[262.5 -150 9.375 9.375], 'FaceColor',[0 0 0]);
rectangle('Position',[271.875 -150 9.375 9.375], 'FaceColor',[1 1 1]);
rectangle('Position',[131.25 -271.875 9.375 9.375], 'FaceColor',[1 1 1]);
rectangle('Position',[140.625 -271.875 9.375 9.375], 'FaceColor',[1 1 1]);
rectangle('Position',[131.25 -281.25 9.375 9.375], 'FaceColor',[0 0 0]);
rectangle('Position',[140.625 -281.25 9.375 9.375], 'FaceColor',[0 0 0]);
rectangle('Position',[150 -271.875 9.375 9.375], 'FaceColor',[1 1 1]);
rectangle('Position',[159.375 -271.875 9.375 9.375], 'FaceColor',[1 1 1]);
rectangle('Position',[150 -281.25 9.375 9.375], 'FaceColor',[0 0 0]);
rectangle('Position',[159.375 -281.25 9.375 9.375], 'FaceColor',[0 0 0]);
rectangle('Position',[318.75 -421.875 9.375 9.375], 'FaceColor',[1 1 1]);
rectangle('Position',[328.125 -421.875 9.375 9.375], 'FaceColor',[0 0 0]);
rectangle('Position',[318.75 -431.25 9.375 9.375], 'FaceColor',[1 1 1]);
rectangle('Position',[328.125 -431.25 9.375 9.375], 'FaceColor',[0 0 0]);
rectangle('Position',[318.75 -440.625 9.375 9.375], 'FaceColor',[1 1 1]);
rectangle('Position',[328.125 -440.625 9.375 9.375], 'FaceColor',[0 0 0]);
rectangle('Position',[318.75 -450 9.375 9.375], 'FaceColor',[1 1 1]);
rectangle('Position',[328.125 -450 9.375 9.375], 'FaceColor',[0 0 0]);
rectangle('Position',[450 -421.875 9.375 9.375], 'FaceColor',[1 1 1]);
rectangle('Position',[459.375 -421.875 9.375 9.375], 'FaceColor',[1 1 1]);
rectangle('Position',[450 -431.25 9.375 9.375], 'FaceColor',[0 0 0]);
rectangle('Position',[459.375 -431.25 9.375 9.375], 'FaceColor',[0 0 0]);
rectangle('Position',[468.75 -421.875 9.375 9.375], 'FaceColor',[1 1 1]);
rectangle('Position',[478.125 -421.875 9.375 9.375], 'FaceColor',[1 1 1]);
rectangle('Position',[468.75 -431.25 9.375 9.375], 'FaceColor',[0 0 0]);
rectangle('Position',[478.125 -431.25 9.375 9.375], 'FaceColor',[0 0 0]);
rectangle('Position',[487.5 -421.875 9.375 9.375], 'FaceColor',[1 1 1]);
rectangle('Position',[496.875 -421.875 9.375 9.375], 'FaceColor',[1 1 1]);
rectangle('Position',[487.5 -431.25 9.375 9.375], 'FaceColor',[0 0 0]);
rectangle('Position',[496.875 -431.25 9.375 9.375], 'FaceColor',[0 0 0]);
rectangle('Position',[506.25 -421.875 9.375 9.375], 'FaceColor',[1 1 1]);
rectangle('Position',[515.625 -421.875 9.375 9.375], 'FaceColor',[1 1 1]);
rectangle('Position',[506.25 -431.25 9.375 9.375], 'FaceColor',[0 0 0]);
rectangle('Position',[515.625 -431.25 9.375 9.375], 'FaceColor',[0 0 0]);
rectangle('Position',[525 -421.875 9.375 9.375], 'FaceColor',[1 1 1]);
rectangle('Position',[534.375 -421.875 9.375 9.375], 'FaceColor',[1 1 1]);
rectangle('Position',[525 -431.25 9.375 9.375], 'FaceColor',[0 0 0]);
rectangle('Position',[534.375 -431.25 9.375 9.375], 'FaceColor',[0 0 0]);
rectangle('Position',[543.75 -421.875 9.375 9.375], 'FaceColor',[1 1 1]);
rectangle('Position',[553.125 -421.875 9.375 9.375], 'FaceColor',[1 1 1]);
rectangle('Position',[543.75 -431.25 9.375 9.375], 'FaceColor',[0 0 0]);
rectangle('Position',[553.125 -431.25 9.375 9.375], 'FaceColor',[0 0 0]);
rectangle('Position',[562.5 -421.875 9.375 9.375], 'FaceColor',[1 1 1]);
rectangle('Position',[571.875 -421.875 9.375 9.375], 'FaceColor',[1 1 1]);
rectangle('Position',[562.5 -431.25 9.375 9.375], 'FaceColor',[0 0 0]);
rectangle('Position',[571.875 -431.25 9.375 9.375], 'FaceColor',[0 0 0]);
rectangle('Position',[318.75 -459.375 9.375 9.375], 'FaceColor',[1 1 1]);
rectangle('Position',[328.125 -459.375 9.375 9.375], 'FaceColor',[0 0 0]);
rectangle('Position',[318.75 -468.75 9.375 9.375], 'FaceColor',[1 1 1]);
rectangle('Position',[328.125 -468.75 9.375 9.375], 'FaceColor',[0 0 0]);
rectangle('Position',[318.75 -478.125 9.375 9.375], 'FaceColor',[1 1 1]);
rectangle('Position',[328.125 -478.125 9.375 9.375], 'FaceColor',[0 0 0]);
rectangle('Position',[318.75 -487.5 9.375 9.375], 'FaceColor',[1 1 1]);
rectangle('Position',[328.125 -487.5 9.375 9.375], 'FaceColor',[0 0 0]);
rectangle('Position',[318.75 -496.875 9.375 9.375], 'FaceColor',[1 1 1]);
rectangle('Position',[328.125 -496.875 9.375 9.375], 'FaceColor',[0 0 0]);
rectangle('Position',[318.75 -506.25 9.375 9.375], 'FaceColor',[1 1 1]);
rectangle('Position',[328.125 -506.25 9.375 9.375], 'FaceColor',[0 0 0]);
rectangle('Position',[318.75 -515.625 9.375 9.375], 'FaceColor',[1 1 1]);
rectangle('Position',[328.125 -515.625 9.375 9.375], 'FaceColor',[0 0 0]);
rectangle('Position',[318.75 -525 9.375 9.375], 'FaceColor',[1 1 1]);
rectangle('Position',[328.125 -525 9.375 9.375], 'FaceColor',[0 0 0]);
rectangle('Position',[318.75 -534.375 9.375 9.375], 'FaceColor',[1 1 1]);
rectangle('Position',[328.125 -534.375 9.375 9.375], 'FaceColor',[0 0 0]);
rectangle('Position',[318.75 -543.75 9.375 9.375], 'FaceColor',[1 1 1]);
rectangle('Position',[328.125 -543.75 9.375 9.375], 'FaceColor',[0 0 0]);
rectangle('Position',[318.75 -553.125 9.375 9.375], 'FaceColor',[1 1 1]);
rectangle('Position',[328.125 -553.125 9.375 9.375], 'FaceColor',[0 0 0]);
rectangle('Position',[318.75 -562.5 9.375 9.375], 'FaceColor',[1 1 1]);
rectangle('Position',[328.125 -562.5 9.375 9.375], 'FaceColor',[0 0 0]);
rectangle('Position',[318.75 -571.875 9.375 9.375], 'FaceColor',[1 1 1]);
rectangle('Position',[328.125 -571.875 9.375 9.375], 'FaceColor',[0 0 0]);
rectangle('Position',[318.75 -581.25 9.375 9.375], 'FaceColor',[1 1 1]);
rectangle('Position',[328.125 -581.25 9.375 9.375], 'FaceColor',[0 0 0]);
X=[560,560,525,450,450,375,375,337.5,337.5,337.5,225,187.5,150,150,150,75,75,75,75,75,75,75,75,40];
Y=[-40,-40,-75,-187.5,-187.5,-300,-300,-337.5,-337.5,-337.5,-337.5,-300,-262.5,-262.5,-262.5,-300,-300,-375,-375,-450,-450,-525,-525,-560];
hold on;
plot(X,Y,'r');
legend('2321.65','Location','southoutside');
